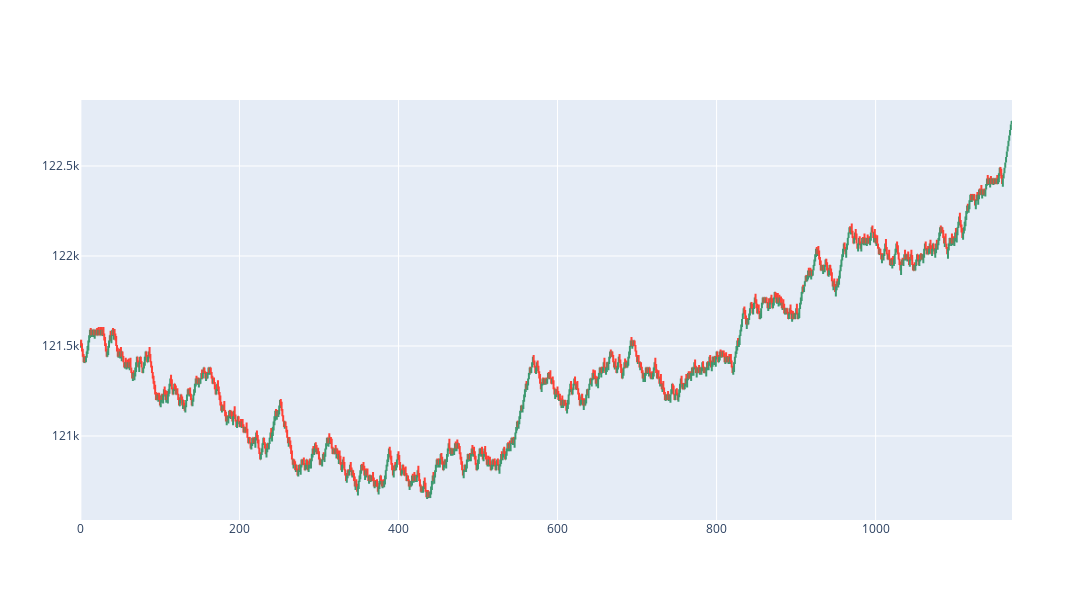

The code cell stored with this chart in its notebook:
### Code cell
def plot_chart():
    fig = go.Figure(
        data=go.Ohlc(
            open=ohlc["open"],
            high=ohlc["high"],
            low=ohlc["low"],
            close=ohlc["close"],
        )
    )

    fig.update(layout_xaxis_rangeslider_visible=False)

    fig.update_layout(
        autosize=True,
        width=1500,
        height=600,
    )

    return fig


plot_chart()

### Figure 1 — Plotly figure (JSON) as saved in the notebook; plotly's stock layout.template omitted (floating-point values rounded to 4 significant figures; data arrays with more than 128 entries replaced by an {"elided": "..."} marker saying what was removed)
{"data": [{"close": {"elided": "1172 int values"}, "high": {"elided": "1172 int values"}, "low": {"elided": "1172 int values"}, "open": {"elided": "1172 int values"}, "type": "ohlc"}], "layout": {"autosize": true, "height": 600, "width": 1500, "xaxis": {"rangeslider": {"visible": false}}}}
